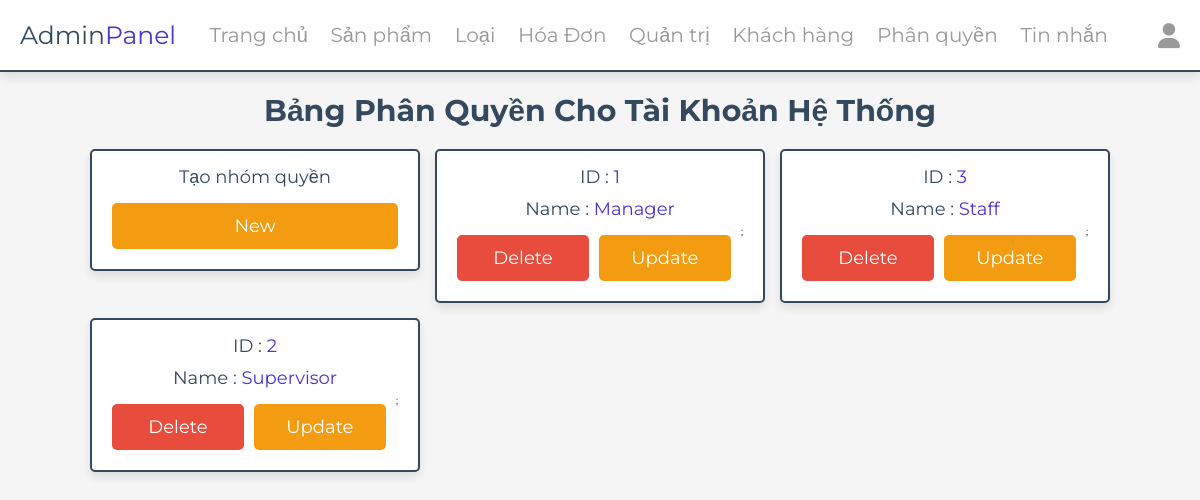
The page /admin/auth.php (signed in) on the database its author committed.
### tables this page shows
CREATE TABLE `roles` (
  `role_id` bigint(20) NOT NULL,
  `role_name` varchar(255) NOT NULL
);

### admin/auth.php (the view, shortened to what this page needs)
<?php
include '../components/connect.php';
?>
<!DOCTYPE html>
<html lang="en">
<head>
   <link rel="stylesheet" href="https://cdnjs.cloudflare.com/ajax/libs/font-awesome/6.1.1/css/all.min.css">
   <link rel="stylesheet" href="../css/admin_style.css">
</head>
<body>
<?php include '../components/admin_header.php' ?>
<section class="accounts">
   <h1 class="heading">Bảng phân quyền cho tài khoản hệ thống </h1>
   <div class="box-container">
   <div class="box">
      <p>Tạo nhóm quyền</p>
      <a href="Create_Role.php" class="option-btn">New</a>
   </div>
   <?php
      $selecct_role = $conn->prepare("SELECT * FROM `roles`");
      $selecct_role->execute();
      if($selecct_role->rowCount() > 0){
         while($fetch_role = $selecct_role->fetch(PDO::FETCH_ASSOC)){
   ?>
   <div class="box">
      <p> ID : <span><?= $fetch_role['role_id']; ?></span> </p>
      <p> Name : <span><?= $fetch_role['role_name']; ?></span> </p>
      <div class="flex-btn">
        <a href="auth.php?delete=<?= $fetch_role['role_id']; ?>" class="delete-btn" onclick="return confirm('delete this role?');">delete</a>
        <a href="update_role.php?update=<?= $fetch_role['role_id']; ?>&role_name=<?= $fetch_role['role_name']; ?>" class="option-btn">update</a>;
      </div>
   </div>
   <?php
         }
      }else{
         echo '<p class="empty">no role available</p>';
      }
   ?>
   </div>
</section>
</body>
</html>

### css/admin_style.css (style rules this page uses)
:root { --main-color:#4834d4; --red:#e74c3c; --orange:#f39c12; --black:#34495e; --white:#fff; --light-bg:#f5f5f5; --light-color:#999; --border:.2rem solid var(--black); --box-shadow:0 .5rem 1rem rgba(0,0,0,.1); }
* { font-family: 'Montserrat', sans-serif; margin:0; padding:0; box-sizing: border-box; text-decoration: none; outline: none; border:none; }
html { font-size: 62.5%; overflow-x: hidden; }
body { background-color: var(--light-bg); }
section { max-width: 1200px; margin:0 auto; padding:2rem; }
.btn, .delete-btn, .option-btn { display: block; margin-top: 1rem; border-radius: .5rem; cursor: pointer; width: 100%; font-size: 1.8rem; color:var(--white); padding:1.2rem 3rem; text-transform: capitalize; text-align: center; }
.delete-btn { background-color: var(--red); }
.option-btn { background-color: var(--orange); }
.flex-btn { display: flex; gap:1rem; }
.heading { text-align: center; margin-bottom: 2rem; text-transform: capitalize; color:var(--black); font-size: 3rem; }
.accounts .box-container { display: grid; grid-template-columns: repeat(auto-fit, 33rem); gap:1.5rem; justify-content: center; align-items: flex-start; }
.accounts .box-container .box { background-color: var(--white); border-radius: .5rem; box-shadow: var(--box-shadow); border:var(--border); padding:2rem; padding-top: 1rem; text-align: center; }
.accounts .box-container .box p { padding: .5rem 0; font-size: 1.8rem; color:var(--black); }
.accounts .box-container .box p span { color:var(--main-color); }

### rows shown on the page
roles: role_id "1", role_name "Manager"
roles: role_id "3", role_name "Staff"
roles: role_id "2", role_name "Supervisor"
